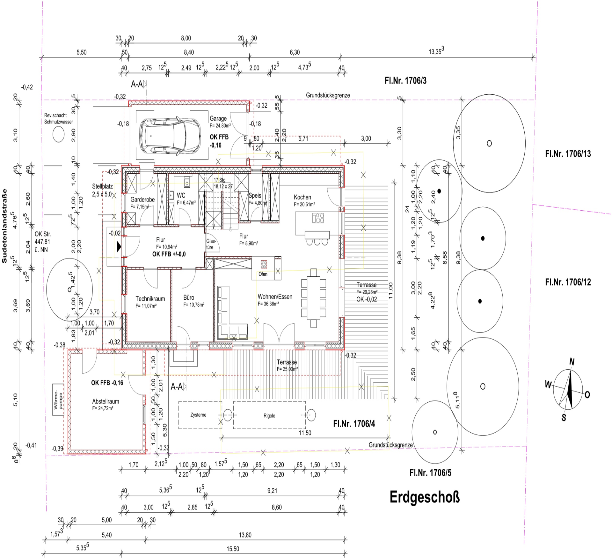
#> input picture test_CV2_AREA.png, 612 x 560 px
$ python -i wall_gap_detector.py   (imports and definitions only)
#> lines starting #> are read from the running program, lines starting #| are printed output that depends on the picture; after the words box and inside, x2 and y2 are one past the last pixel; in counts of white or black regions, pixels touching at a corner belong together
# cubicasa_detector/wall_gap_detector.py
"""
Detectează peretele lipsă dintr-o cameră (ex: garaj) folosind trei metode:

1. find_missing_wall_raycast()      — Ray cast + gap detection (4 pereți, gap-uri pe laturi)
2. find_missing_wall_raycast_3walls() — Ray cast + capete pereți adiacenți (3 pereți, o latură complet lipsă)
3. find_missing_wall()              — BFS flood-fill (fallback)

Ray cast (Algoritm 1): 4 raze din start → bbox → scanare laturi → gap-uri → segmente.
Ray cast 3 pereți (Algoritm 2): când o rază nu găsește perete → direcție lipsă → endpoint pe pereții
adiacenți → un segment care închide camera.
"""

from __future__ import annotations

import cv2
import numpy as np
from pathlib import Path
from collections import deque


# ─────────────────────────────────────────────────────────────────────────────
# Utilitare comune
# ─────────────────────────────────────────────────────────────────────────────

def get_red_dot_mask(img: np.ndarray) -> np.ndarray:
    """Mască HSV pentru bulina roșie (public pentru plan_closed)."""
    return _mask_red_dot(img)


def _mask_red_dot(img: np.ndarray) -> np.ndarray:
    """Mască HSV pentru bulina roșie."""
    if len(img.shape) == 2:
        return np.zeros((img.shape[0], img.shape[1]), dtype=np.uint8)
    hsv = cv2.cvtColor(img, cv2.COLOR_BGR2HSV)
    mask = (
        cv2.inRange(hsv, (0, 100, 100), (10, 255, 255))
        | cv2.inRange(hsv, (160, 100, 100), (180, 255, 255))
    )
    return mask


# ─────────────────────────────────────────────────────────────────────────────
# METODA NOUĂ: Ray Cast
# ─────────────────────────────────────────────────────────────────────────────

# [393 lines left out: functions find_missing_wall_raycast, draw_plan_closed_raycast, save_raycast_debug, find_missing_wall_raycast_3walls, not called in this run]


# ─────────────────────────────────────────────────────────────────────────────
# METODA ORIGINALĂ: BFS Flood Fill
# ─────────────────────────────────────────────────────────────────────────────

def find_missing_wall(
    img: np.ndarray,
    start_x: int | None = None,
    start_y: int | None = None,
    stable_min_px: int = 1000,
    steps_dir: Path | str | None = None,
    step_interval: int = 2000,
    wall_threshold: int = 20,
    max_iterations: int = 500000,
    wall_mask: np.ndarray | None = None,
    min_area_before_stable: int | None = None,
):
    """
    Detectează peretele lipsă dintr-o cameră cu BFS din punctul marker.
    Bariera: orice pixel de perete blochează flood-ul; prin găuri reale flood-ul poate ieși.

    Args:
        img: Imagine BGR (plan cu pereți albi, fundal negru; opțional bulina roșie).
        start_x, start_y: Punct de start. Dacă None, se detectează bulina roșie.
        stable_min_px: Iterații consecutivate cu aceeași dimensiune pentru Faza 2.
        steps_dir: Dacă setat, salvează frame-uri în acest folder.
        step_interval: La câte iterații salvează un frame (dacă steps_dir).
        wall_threshold: Valoare minimă gri considerată perete (folosit doar dacă wall_mask nu e dat).
        max_iterations: Limită BFS.
        wall_mask: Mască binară (h,w) – pixel > 0 = perete. Dacă dată, se folosește ca barieră exactă
            (flood-ul nu trece niciodată prin pereți; poate ieși doar prin zone cu 0). Ignoră wall_threshold.
        min_area_before_stable: Dacă setat, „stabil” se acceptă doar după ce zona umplută are
            cel puțin atâția pixeli (flood fill continuă până devine considerabil mai mare).

    Returns:
        dict cu type, x, y1, y2 (vertical) sau type, y, x1, x2 (orizontal), sau None.
    """
    if len(img.shape) == 2:
        gray = img.copy()
        img_bgr = cv2.cvtColor(img, cv2.COLOR_GRAY2BGR)
    else:
        gray = cv2.cvtColor(img, cv2.COLOR_BGR2GRAY)
        img_bgr = img.copy()

    h, w = img.shape[:2]
    mask_red = _mask_red_dot(img_bgr)
    if wall_mask is not None and wall_mask.shape[:2] == (h, w):
        wall = (np.asarray(wall_mask) > 0).astype(np.uint8)
    else:
        wall = (gray > wall_threshold).astype(np.uint8)
    wall[mask_red > 0] = 0

    if start_x is None or start_y is None:
        coords = np.where(mask_red > 0)
        if coords[0].size == 0:
            return None
        start_x = int(np.mean(coords[1]))
        start_y = int(np.mean(coords[0]))

    if steps_dir is not None:
        steps_path = Path(steps_dir)
        steps_path.mkdir(parents=True, exist_ok=True)
        cur0 = {"right": start_x, "left": start_x, "top": start_y, "bottom": start_y}
        vis0 = np.zeros((h, w), dtype=np.uint8)
        vis0[start_y, start_x] = 1
        _save_step(steps_path, 0, img_bgr, vis0, cur0, mask_red, None)

    for stable_axis in ("height", "width"):
        result = _bfs_detect(
            wall=wall,
            h=h,
            w=w,
            start_x=start_x,
            start_y=start_y,
            stable_axis=stable_axis,
            stable_min_px=stable_min_px,
            max_iterations=max_iterations,
            steps_dir=Path(steps_dir) if steps_dir else None,
            step_interval=step_interval,
            img_bgr=img_bgr,
            mask_red=mask_red,
            min_area_before_stable=min_area_before_stable,
        )
        if result is not None:
            return result
    return None


# [39 lines left out: functions _count_touches_on_segment, _segment_length_px, not called in this run]


def _bfs_detect(
    wall: np.ndarray,
    h: int,
    w: int,
    start_x: int,
    start_y: int,
    stable_axis: str,
    stable_min_px: int,
    max_iterations: int,
    steps_dir: Path | None,
    step_interval: int,
    img_bgr: np.ndarray,
    mask_red: np.ndarray,
    min_area_before_stable: int | None = None,
) -> dict | None:
    visited = np.zeros((h, w), dtype=np.uint8)
    visited[start_y, start_x] = 1
    queue = deque([(start_x, start_y)])
    cur = {"right": start_x, "left": start_x, "top": start_y, "bottom": start_y}

    stable_confirmed = False
    stable_val = None
    stable_count = 0
    iteration = 0

    touches_image_edge = False

    while queue and iteration < max_iterations:
        x, y = queue.popleft()
        iteration += 1
        if x == 0 or x == w - 1 or y == 0 or y == h - 1:
            touches_image_edge = True
            # Opresc instant: flood-ul a atins marginea înainte de al 4-lea perete → anulăm
            return None

        old = dict(cur)
        if x > cur["right"]:
            cur["right"] = x
        if x < cur["left"]:
            cur["left"] = x
        if y > cur["bottom"]:
            cur["bottom"] = y
        if y < cur["top"]:
            cur["top"] = y

        if stable_axis == "height":
            cur_dim = cur["bottom"] - cur["top"]
        else:
            cur_dim = cur["right"] - cur["left"]

        if not stable_confirmed:
            if stable_val is None or cur_dim != stable_val:
                stable_val = cur_dim
                stable_count = 1
            else:
                stable_count += 1
                area_ok = min_area_before_stable is None or np.sum(visited) >= min_area_before_stable
                if stable_count >= stable_min_px and area_ok:
                    stable_confirmed = True
        else:
            if stable_axis == "height":
                escaped = cur["bottom"] > old["bottom"] or cur["top"] < old["top"]
                if escaped:
                    if touches_image_edge:
                        return None  # Zona atinge marginea planului → nu poate fi închisă
                    result = {
                        "type": "vertical",
                        "x": x,
                        "y1": old["top"],
                        "y2": old["bottom"],
                    }
                    result = _clip_segment_at_perpendicular_wall(result, wall, w, h)
                    if result is not None:
                        touch_count = _count_touches_on_segment(visited, result, h, w)
                        seg_len = _segment_length_px(result)
                        # Touch trebuie pe o suprafață suficientă (min 15% din lungimea segmentului), nu doar vârful
                        min_touch = max(3, int(0.15 * seg_len))
                        if touch_count >= min_touch:
                            if steps_dir is not None:
                                _save_step(
                                    steps_dir, iteration, img_bgr, visited, cur, mask_red, result
                                )
                                _save_step(
                                    steps_dir, -1, img_bgr, visited, cur, mask_red, result
                                )  # step_final.png
                            return result
                    # touch_count prea mic sau result None: continuăm BFS
            else:
                escaped = cur["right"] > old["right"] or cur["left"] < old["left"]
                if escaped:
                    if touches_image_edge:
                        return None  # Zona atinge marginea planului → nu poate fi închisă
                    result = {
                        "type": "horizontal",
                        "y": y,
                        "x1": old["left"],
                        "x2": old["right"],
                    }
                    result = _clip_segment_at_perpendicular_wall(result, wall, w, h)
                    if result is not None:
                        touch_count = _count_touches_on_segment(visited, result, h, w)
                        seg_len = _segment_length_px(result)
                        min_touch = max(3, int(0.15 * seg_len))
                        if touch_count >= min_touch:
                            if steps_dir is not None:
                                _save_step(
                                    steps_dir, iteration, img_bgr, visited, cur, mask_red, result
                                )
                                _save_step(
                                    steps_dir, -1, img_bgr, visited, cur, mask_red, result
                                )  # step_final.png
                            return result
                    # touch_count prea mic sau result None: continuăm BFS

        if steps_dir is not None and iteration % step_interval == 0:
            _save_step(steps_dir, iteration, img_bgr, visited, cur, mask_red, None)

        for dx, dy in [(1, 0), (-1, 0), (0, 1), (0, -1)]:
            nx, ny = x + dx, y + dy
            if (
                0 <= nx < w
                and 0 <= ny < h
                and not visited[ny, nx]
                and not wall[ny, nx]
            ):
                visited[ny, nx] = 1
                queue.append((nx, ny))

    return None


# [287 lines left out: functions _clip_segment_at_perpendicular_wall, _save_step, draw_plan_closed, check_garage_flood_touches_edge, compute_zone_boundary_length_and_area, save_check_garage_image and 2 more, not called in this run]

>>> import cv2
>>> picture = cv2.imread('../test_CV2_AREA.png')
#> picture is the input picture: shape (560, 612, 3); mean B, G, R 245.2, 245.3, 246
>>> result = find_missing_wall(picture)
#> in _mask_red_dot, `hsv = cv2.cvtColor(img, cv2.COLOR_BGR2HSV)`: hsv: shape (560, 612, 3); mean H, S, V 6, 1.2, 246
#> in _mask_red_dot, `mask = ( cv2.inRange(hsv, (0, 100, 100), (10, 255, 255)) | cv2.inRange..`:
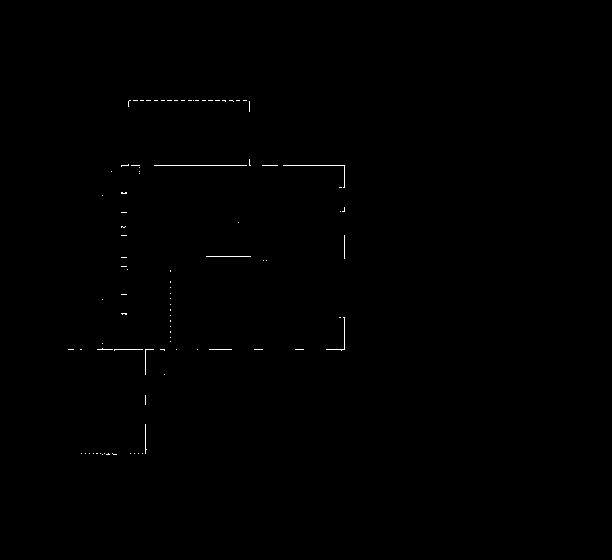
#> mask: shape (560, 612); 0.22% white in thin lines or dots, all inside (x1, y1, x2, y2) = (68, 100, 345, 455)
#> in find_missing_wall, `wall = (gray > wall_threshold).astype(np.uint8)`:
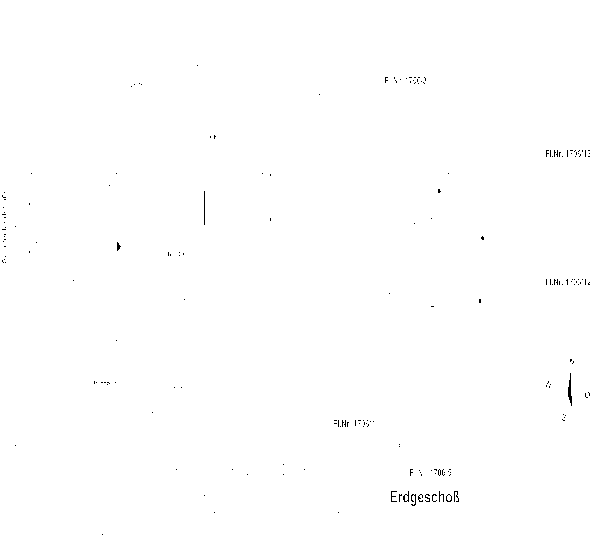
#> wall: shape (560, 612); values 0 (black) and 1 (white), 99.8% white; black in thin lines or dots, all inside (x1, y1, x2, y2) = (2, 65, 590, 535)
#> in find_missing_wall, `wall[mask_red > 0] = 0`:
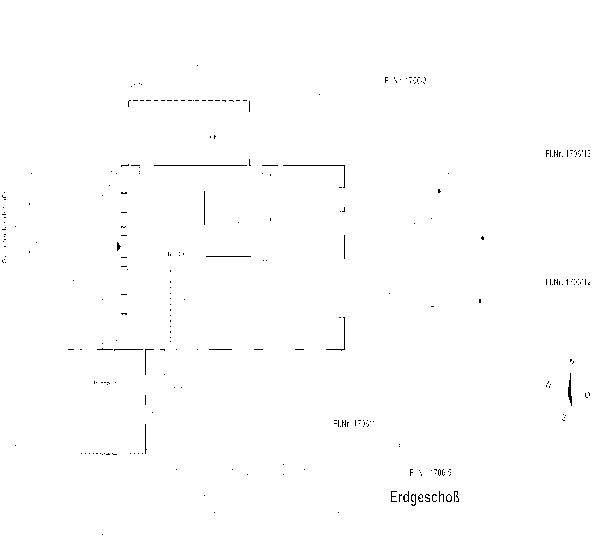
#> wall: shape (560, 612); values 0 (black) and 1 (white), 99.6% white; black in thin lines or dots, all inside (x1, y1, x2, y2) = (2, 65, 590, 535)
#> in find_missing_wall, `coords = np.where(mask_red > 0)`: coords = 738 positions, rows 100 to 454, columns 68 to 344
#> in find_missing_wall, `start_x = int(np.mean(coords[1]))`: start_x = 212
#> in find_missing_wall, `start_y = int(np.mean(coords[0]))`: start_y = 248
#> the loop in find_missing_wall, `for stable_axis in ("height", "width"):` made 2 passes
